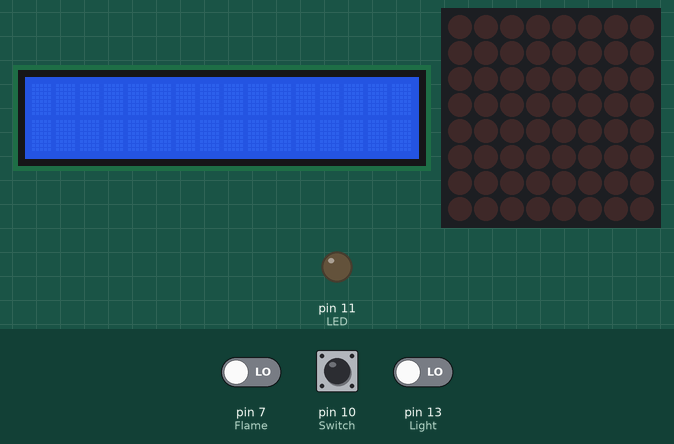
This program was run on a simulated Raspberry Pi (header pin numbers). Parts: 16×2 character LCD, 8×8 LED matrix, output pins drawn as LEDs (lit = HIGH). Dashed ring = blinking. The inputs (shaded band) are chosen by the test bench; at power-on: pin 7 (Flame) LOW, pin 10 (Switch) LOW, pin 13 (Light) LOW. What the program prints to the terminal is not drawn.

Above: at 1.4 s.
1.5 s: pin 7 (Flame) driven HIGH
At 2.6 s:
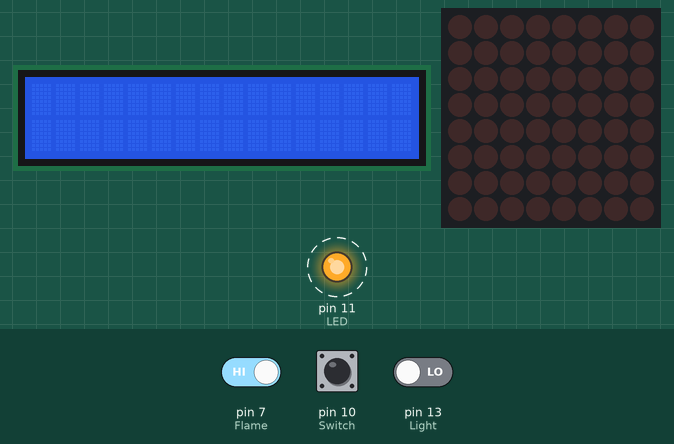
At 24.5 s:
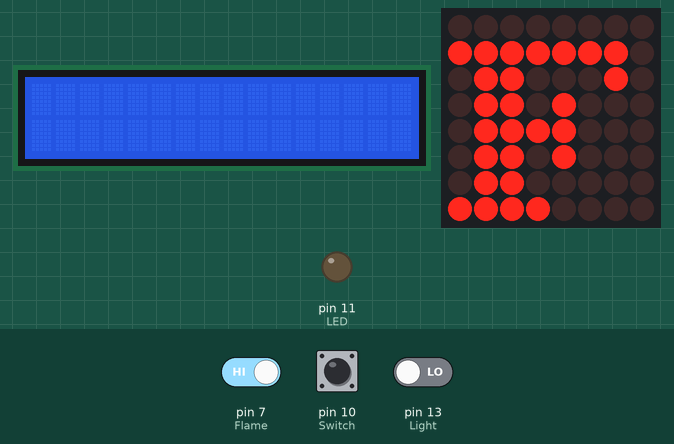
Timing chart, 0 to 25.7 s (numbered marks = the images above; inputs shaded):
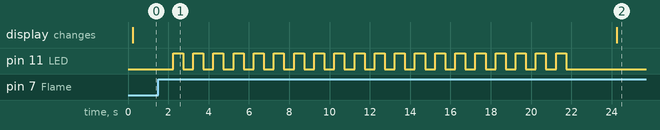

Measured:
- after the input at 1.5 s, pin 11 (LED): alternates HIGH for 0.50 s and LOW for 0.50 s, 40 changes in all, then stays LOW, starting after 0.74 s

The program:

sensor3.py
```python
import RPi.GPIO as GPIO
import time
from time import sleep, strftime
from datetime import datetime

from luma.core.interface.serial import spi, noop
from luma.core.render import canvas
from luma.core.virtual import viewport
from luma.led_matrix.device import max7219
from luma.core.legacy import text, show_message
from luma.core.legacy.font import proportional, CP437_FONT, LCD_FONT

import I2C_driver as LCD
from time import *


GPIO.setmode(GPIO.BOARD)
GPIO.setwarnings(False)

def main():
    LED = 11
    Flame = 7
    Light = 13
    Switch = 10
    Flag1 = Flag2 = Flag3 = 0
    GPIO.setup(Switch, GPIO.IN, pull_up_down=GPIO.PUD_DOWN)
    GPIO.setup(Flame, GPIO.IN, pull_up_down=GPIO.PUD_DOWN)
    GPIO.setup(Light, GPIO.IN, pull_up_down=GPIO.PUD_DOWN)
    GPIO.setup(LED, GPIO.OUT, initial=GPIO.LOW)

    mylcd = LCD.lcd()

    serial = spi(port=0, device=0, gpio=noop())
    device = max7219(serial, width=8, height=8, block_orientation=0)
    print(device)
    device.contrast(100)
    virtual = viewport(device, width=8, height=8)

    #show_message(device, 'Raspberry Pi MAX7219', fill="white", font=proportional(LCD_FONT), scroll_delay=0.08)

    while True:
        if (GPIO.input(Switch) == GPIO.HIGH and Flag1 == 0):
            print("Touch ON")
            Flag1 = 1
            with canvas(virtual) as draw:
                text(draw, (0, 1), 'T', fill="white", font=proportional(CP437_FONT))
                sleep(2)

        elif (GPIO.input(Switch) == GPIO.LOW and Flag1 == 1):
            print("Touch OFF")
            Flag1 = 0
            with canvas(virtual) as draw:
                text(draw, (0, 1), ' ', fill="white", font=proportional(CP437_FONT))
                sleep(2)

        elif (GPIO.input(Flame) == GPIO.HIGH and Flag2 == 0):
            print("Flame ON")
            Flag2  = 1
            for i in range(20):
                GPIO.output(LED, GPIO.HIGH)
                sleep(0.5)
                GPIO.output(LED, GPIO.LOW)
                sleep(0.5)
            with canvas(virtual) as draw:
                text(draw, (0, 1), 'F', fill="white", font=proportional(CP437_FONT))
                sleep(2)

        elif (GPIO.input(Flame) == GPIO.LOW and Flag2 == 1):
            print("Flame OFF")
            Flag2  = 0
            with canvas(virtual) as draw:
                text(draw, (0, 1), ' ', fill="white", font=proportional(CP437_FONT))
                sleep(2)

        elif (GPIO.input(Light) == GPIO.HIGH and Flag3 == 1):
            print("Light ON")
            Flag3 = 0
            mylcd.lcd_display_string("Room Light ON",1)
            sleep(5)
            mylcd.lcd_clear()
            with canvas(virtual) as draw:
                text(draw, (0, 1), 'L', fill="white", font=proportional(CP437_FONT))
                sleep(2)

        elif (GPIO.input(Light) == GPIO.LOW and Flag3 == 0):
            print("Light OFF")
            Flag3 = 1
            with canvas(virtual) as draw:
                text(draw, (0, 1), ' ', fill="white", font=proportional(CP437_FONT))
                sleep(2)
'''
        for _ in range(1):
            for intensity in range(16):
                device.contrast(intensity*16)
                sleep(0.1)
'''

if __name__ == '__main__':
    main()
```
